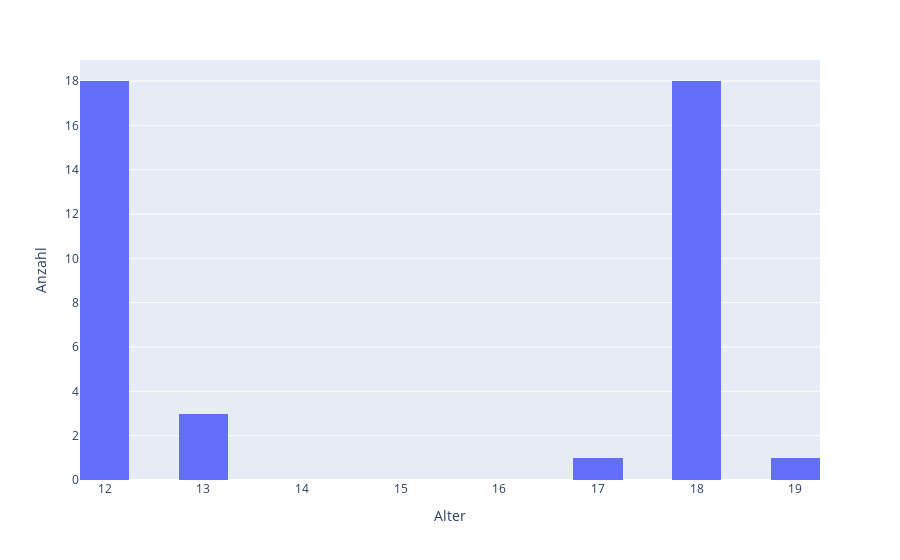

Here is the notebook cell this chart was saved with:
### Code cell
fig = px.histogram(df, x="persoenlich_alter", nbins=20)
fig.update_xaxes(title_text="Alter")
fig.update_yaxes(title_text="Anzahl")
fig.show()

### Figure 1 — Plotly figure (JSON) as saved in the notebook; plotly's stock layout.template omitted (floating-point values rounded to 4 significant figures)
{"data": [{"alignmentgroup": "True", "bingroup": "x", "hovertemplate": "persoenlich_alter=%{x}<br>count=%{y}<extra></extra>", "legendgroup": "", "marker": {"color": "#636efa", "pattern": {"shape": ""}}, "name": "", "nbinsx": 20, "offsetgroup": "", "orientation": "v", "showlegend": false, "type": "histogram", "x": [18, 18, 18, 18, 18, 18, null, 18, 19, 18, 18, 18, 18, 18, 18, null, 18, null, 18, 18, null, 18, 18, null, null, 12, 12, 12, 12, 13, 12, 13, 12, 12, 12, null, 12, 12, null, null, 12, null, 12, 12, 12, null, 12, 12, null, 12, null, 12, 13, 17], "xaxis": "x", "yaxis": "y"}], "layout": {"autosize": true, "barmode": "relative", "legend": {"tracegroupgap": 0}, "margin": {"t": 60}, "xaxis": {"anchor": "y", "autorange": true, "domain": [0, 1], "range": [11.75, 19.25], "title": {"text": "Alter"}, "type": "linear"}, "yaxis": {"anchor": "x", "autorange": true, "domain": [0, 1], "range": [0, 18.95], "title": {"text": "Anzahl"}}}}
